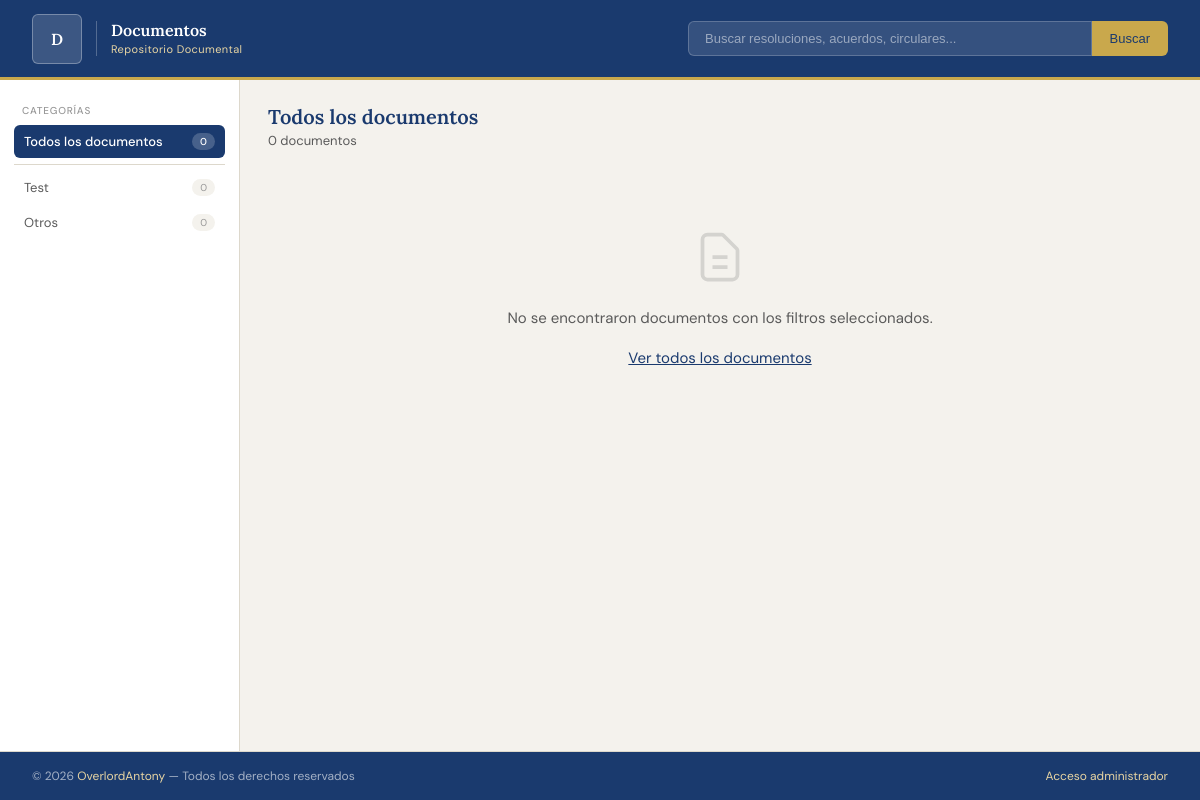
Screenshot of /public/ with the database file from the repository.
### tables this page shows
CREATE TABLE categorias (
  id       INT UNSIGNED AUTO_INCREMENT PRIMARY KEY,
  nombre   VARCHAR(100) NOT NULL UNIQUE,
  color_texto VARCHAR(7) NOT NULL DEFAULT '#185FA5',
  color_fondo VARCHAR(7) NOT NULL DEFAULT '#E6F1FB',
  activo   TINYINT(1)  NOT NULL DEFAULT 1,
  orden    SMALLINT    NOT NULL DEFAULT 0,
  creado_en TIMESTAMP  NOT NULL DEFAULT CURRENT_TIMESTAMP
);

### src/Database.php (called while the page is built, shortened)
<?php
class Database
{
    private static ?PDO $instance = null;
    public static function getInstance(): PDO
    {
        if (self::$instance === null) {
            $dsn = sprintf(
                'mysql:host=%s;dbname=%s;charset=%s',
                DB_HOST, DB_NAME, DB_CHARSET
            );
            try {
                self::$instance = new PDO($dsn, DB_USER, DB_PASS, [
                    PDO::ATTR_ERRMODE            => PDO::ERRMODE_EXCEPTION,
                    PDO::ATTR_DEFAULT_FETCH_MODE => PDO::FETCH_ASSOC,
                    PDO::ATTR_EMULATE_PREPARES   => false,
                    PDO::MYSQL_ATTR_FOUND_ROWS   => true,
                ]);
            } catch (PDOException $e) {
                $msg = APP_ENV === 'development'
                    ? $e->getMessage()
                    : 'Error de conexión a la base de datos.';
                http_response_code(500);
                die(self::errorHtml($msg));
            }
        }
        return self::$instance;
    }
    public static function query(string $sql, array $params = []): PDOStatement
    {
        $stmt = self::getInstance()->prepare($sql);
        $stmt->execute($params);
        return $stmt;
    }
    public static function all(string $sql, array $params = []): array
    {
        return self::query($sql, $params)->fetchAll();
    }
    public static function scalar(string $sql, array $params = [])
    {
        return self::query($sql, $params)->fetchColumn();
    }
}

### src/Models.php (called while the page is built, shortened)
<?php
class Category
{
    public static function conConteo(): array
    {
        return Database::all(
            "SELECT c.*, COUNT(d.id) AS total_docs
             FROM categorias c
             LEFT JOIN documentos d ON d.categoria_id = c.id AND d.activo = 1
             WHERE c.activo = 1
             GROUP BY c.id
             ORDER BY c.orden, c.nombre"
        );
    }
}

### src/Helpers.php (called while the page is built, shortened)
<?php
function e(string $s): string
{
    return htmlspecialchars($s, ENT_QUOTES, 'UTF-8');
}
function buildUrl(array $extra = [], array $remove = []): string
{
    $params = $_GET;
    foreach ($extra as $k => $v) $params[$k] = $v;
    unset($params['p']);
    $qs = http_build_query(array_filter($params, fn($v) => $v !== '' && $v !== '0' && $v !== 0));
    return '?' . $qs;
}

### src/Document.php (called while the page is built, shortened)
<?php
class Document
{
    public static function contarPublico(array $filtros): int
    {
        [$where, $params] = self::buildWhere($filtros, publico: true);
        return (int) Database::scalar(
            "SELECT COUNT(*) FROM documentos d $where", $params
        );
    }
    private static function buildWhere(array $f, bool $publico): array
    {
        $conds  = $publico ? ['d.activo = 1'] : [];
        $params = [];
        $where = $conds ? 'WHERE ' . implode(' AND ', $conds) : '';
        return [$where, $params];
    }
}

### src/bootstrap.php (called while the page is built, shortened)
<?php
spl_autoload_register(function (string $class): void {
    $file = SRC_PATH . '/' . $class . '.php';
});
require_once SRC_PATH . '/Helpers.php';
require_once SRC_PATH . '/Models.php';

### public/index.php (the view, shortened to what this page needs)
<?php
require_once __DIR__ . '/../src/bootstrap.php';
$filtros = [
    'q'            => trim($_GET['q'] ?? ''),
    'categoria_id' => (int)($_GET['categoria_id'] ?? 0),
    'dependencia_id'=> (int)($_GET['dependencia_id'] ?? 0),
    'anio'         => (int)($_GET['anio'] ?? 0),
];
$pagina = max(1, (int)($_GET['p'] ?? 1));
$total      = Document::contarPublico($filtros);
$pag        = paginar($total, PER_PAGE_PUBLIC, $pagina);
$documentos = Document::listarPublico($filtros, PER_PAGE_PUBLIC, $pag['offset']);
$categorias = Category::conConteo();
include_once TPL_PATH . '/layout_public_top.php';
?>
<div class="layout">
  <aside class="sidebar">
    <div class="sidebar-section">
      <div class="sidebar-title">Categorías</div>
      <a href="<?= BASE_URL ?>/" class="sidebar-item <?= $filtros['categoria_id'] === 0 ? 'activo' : '' ?>">
        Todos los documentos
        <span class="badge-n"><?= array_sum(array_column($categorias,'total_docs')) ?></span>
      </a>
      <div class="sidebar-divider"></div>
      <?php foreach ($categorias as $cat): ?>
        <a href="<?= buildUrl(['categoria_id' => $cat['id']]) ?>"
           class="sidebar-item <?= $filtros['categoria_id'] == $cat['id'] ? 'activo' : '' ?>"
           data-cat="<?= $cat['id'] ?>">
          <?= e($cat['nombre']) ?>
          <span class="badge-n"><?= $cat['total_docs'] ?></span>
        </a>
      <?php endforeach; ?>
    </div>
  </aside>
  <main class="main">
    <div class="main-header">
      <div>
        <div class="main-titulo">
          <?php
          $tituloActivo = 'Todos los documentos';
          echo $tituloActivo;
          ?>
        </div>
        <div class="main-sub">
          <?= number_format($total) ?> documento<?= $total !== 1 ? 's' : '' ?>
        </div>
      </div>
    </div>
    <?php if (empty($documentos)): ?>
      <div class="sin-resultados">
        <svg width="60" height="60" viewBox="0 0 24 24" fill="none" stroke="currentColor" stroke-width="1.5">
          <path d="M9 12h6m-6 4h6m2 5H7a2 2 0 01-2-2V5a2 2 0 012-2h5.586a1 1 0 01.707.293l5.414 5.414a1 1 0 01.293.707V19a2 2 0 01-2 2z"/>
        </svg>
        <p>No se encontraron documentos con los filtros seleccionados.</p>
        <br>
        <a href="<?= BASE_URL ?>/" style="color:var(--azul)">Ver todos los documentos</a>
      </div>
    <?php endif; ?>
  </main>
</div>
<?php include_once TPL_PATH . '/layout_public_bottom.php'; ?>

### public/assets/css/public.css (style rules this page uses)
:root { --azul: #1a3a6e; --azul-claro: #2a5298; --oro: #c9a84c; --oro-claro: #e8d5a3; --bg: #f4f2ed; --bg-card: #ffffff; --texto: #1c1c1c; --texto-2: #5a5a5a; --texto-3: #999; --borde: #ddd8cc; --sidebar-w: 240px; --header-h: 80px; --radius: 8px; --shadow: 0 2px 12px rgba(26,58,110,.07); }
*, *::before, *::after { box-sizing: border-box; margin: 0; padding: 0; }
body { font-family: 'DM Sans', sans-serif; background: var(--bg); color: var(--texto); font-size: 15px; min-height: 100vh; display: flex; flex-direction: column; }
.layout { display: flex; flex: 1; }
.sidebar { width: var(--sidebar-w); flex-shrink: 0; padding: 24px 14px; border-right: 1px solid var(--borde); background: var(--bg-card); }
.sidebar-section { margin-bottom: 28px; }
.sidebar-title { font-size: 10px; font-weight: 500; letter-spacing: .8px; text-transform: uppercase; color: var(--texto-3); padding: 0 8px; margin-bottom: 8px; }
.sidebar-item { display: flex; justify-content: space-between; align-items: center; padding: 8px 10px; border-radius: 6px; font-size: 13px; text-decoration: none; color: var(--texto-2); transition: all .15s; margin-bottom: 2px; }
.sidebar-item.activo { background: var(--azul); color: #fff; font-weight: 500; }
.sidebar-item.activo .badge-n { background: rgba(255,255,255,.2); color: #fff; }
.badge-n { font-size: 10px; background: var(--bg); padding: 2px 8px; border-radius: 10px; color: var(--texto-3); }
.sidebar-divider { height: 1px; background: var(--borde); margin: 6px 0; }
.main { flex: 1; padding: 24px 28px; min-width: 0; }
.main-header { display: flex; align-items: flex-start; justify-content: space-between; margin-bottom: 18px; flex-wrap: wrap; gap: 10px; }
.main-titulo { font-family: 'Lora', serif; font-size: 20px; font-weight: 600; color: var(--azul); }
.main-sub { font-size: 13px; color: var(--texto-2); margin-top: 3px; }
.sin-resultados { text-align: center; padding: 60px 20px; color: var(--texto-2); }
.sin-resultados svg { opacity: .2; margin-bottom: 16px; }
.sin-resultados p { font-size: 15px; }

### rows the page displays
categorias: nombre "Test", total_docs "0"
categorias: nombre "Otros", total_docs "0"

### other values shown
substr(PROYECT_NAME_SUB, 0, 1) "D"
PROYECT_NAME "Documentos"
array_sum(array_column($categorias,'total_docs')) "0"
$tituloActivo "Todos los documentos"
$total "0"
GITHUB_NAME "OverlordAntony"
